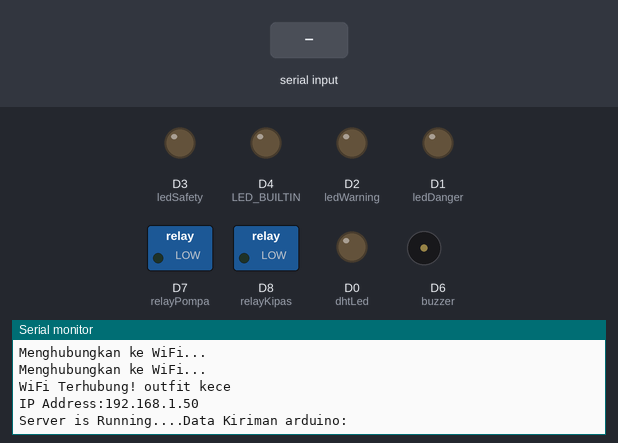
The sketch below on a simulated ESP8266 (NodeMCU). Shown: switched loads named in the sketch (green lamp = pin HIGH), output pins drawn as LEDs (lit = HIGH, except the on-board LED, lit = LOW), buzzer (waves = sounding, pin HIGH), the last lines printed to the serial monitor. The inputs (shaded band) are chosen by the test bench. WiFi joins after 1.5 s; servers stay silent unless stated.

Above: at 3.2 s.
3.3 s: "90,45,200\n" received over Serial
At 4.8 s:
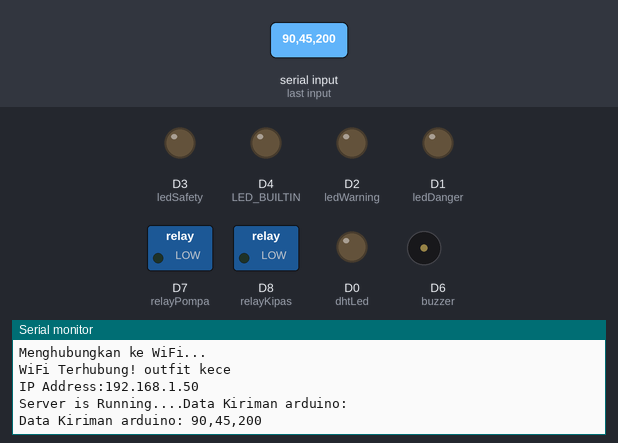
6.5 s: "90,45\n" received over Serial
At 7.2 s:
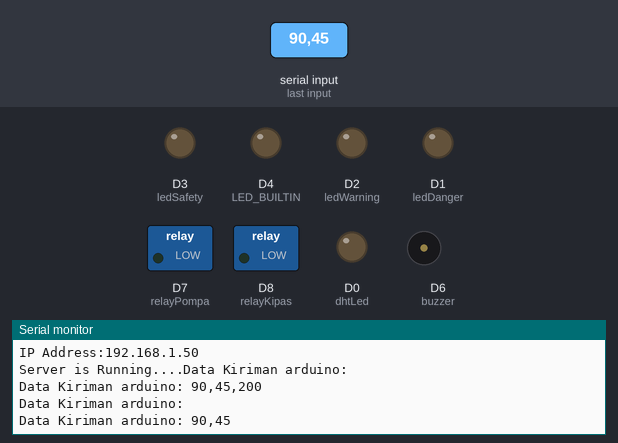

The sketch:

KODING-ESP-V0.ino
```cpp
#include <ESP8266WiFi.h>
#include <ESP8266WebServer.h>

// pin aktuator
const int relayPompa = D7;
const int relayKipas = D8;
const int buzzer = D6;
const int dhtLed = D0;
const int ledDanger = D1;
const int ledWarning = D2;
const int ledSafety = D3;

double batasDht = 28.0;
double batasCO = 2.9;
double batasCO2 = 600;

ESP8266WebServer server(80);

const char* ssid = "outfit kece";
const char* password = "123456789";

bool stateKipas = false;
bool statePompa = false;

void setup () {
  // Serial.begin(115200);
  Serial.begin(9600);

  pinMode(relayPompa, OUTPUT);
  pinMode(relayKipas, OUTPUT);
  pinMode(buzzer, OUTPUT);
  pinMode(dhtLed, OUTPUT);
  pinMode(ledDanger, OUTPUT);
  pinMode(ledWarning, OUTPUT);
  pinMode(ledSafety, OUTPUT);
  pinMode(LED_BUILTIN, OUTPUT);

  digitalWrite(relayPompa, LOW);
  digitalWrite(relayKipas, LOW);
  digitalWrite(buzzer, LOW);
  digitalWrite(dhtLed, LOW);
  digitalWrite(ledDanger, LOW);
  digitalWrite(ledWarning, LOW);
  digitalWrite(ledSafety, LOW);

  WiFi.begin(ssid, password);
    while (WiFi.status() != WL_CONNECTED) {
      digitalWrite(LED_BUILTIN, LOW);
      delay(1000);
      Serial.println("Menghubungkan ke WiFi...");
    }

  digitalWrite(LED_BUILTIN, HIGH);
  Serial.println("");
  Serial.print("WiFi Terhubung! ");
  Serial.println(ssid);
  Serial.print("IP Address:");
  Serial.println(WiFi.localIP());

  server.on("/kontrolPompa", HTTP_GET, getRelayPompa);
  server.on("/kontrolFan", HTTP_GET, getRelayKipas);


  server.on("/kontrolPompa", HTTP_POST, setRelayPompa);
  server.on("/kontrolFan", HTTP_POST, setRelayKipas);

  server.on("/sendDataArduino", HTTP_GET, kirimDataWeb);

  server.begin();
  Serial.print("Server is Running....");
}


// untuk memparsing data dari '_'
void split(String data, char delimiter, String parts[], int maxParts) {
  int currentIndex = 0;
  int startIndex = 0;

  for(int i = 0; i < data.length(); i++) {
    if(data[i] == delimiter) {
      if(currentIndex < maxParts) {
        parts[currentIndex] = data.substring(startIndex, i);
        currentIndex++;
        startIndex = i + 1;
      }
    }
  }

  if(currentIndex < maxParts) {
    parts[currentIndex] = data.substring(startIndex);
  }
}

void loop() {
  server.handleClient();
  String dataArduino = " ";

  while(Serial.available() > 0) {
    // Baca data dari arduino
    dataArduino += char(Serial.read());
  }

  Serial.print("Data Kiriman arduino: "); //data sek raw atau masih dalamm format 00_00_000\n
  dataArduino.trim();
  Serial.println(dataArduino);
  delay(500);

  if(dataArduino.length() > 0) {
    const int banyaknyaData = 3;
    String arrayParts[banyaknyaData];

    split(dataArduino, '_', arrayParts, banyaknyaData);

    float nilaiCO = arrayParts[0].toFloat();
    float nilaiCO2 = arrayParts[1].toFloat();
    float nilaiDHT = arrayParts[2].toFloat();

    // // Debug output
    // Serial.println("Nilai CO: " + String(nilaiCO));
    // Serial.println("Nilai CO2: " + String(nilaiCO2));
    // Serial.println("Nilai temperature: " + String(nilaiDHT));

    // KONTROL OTOMATIS (lededSafety Stand By)
    // if(nilaiDHT > batasDht && nilaiCO < batasCO && nilaiCO2 < batasCO2){
    //   digitalWrite(ledSafety, HIGH);
    // } else {
    //   digitalWrite(ledSafety, LOW);
    // }

    // if (nilaiDHT < batasDht) {
    //   digitalWrite(dhtLed, HIGH);
    // } else {
    //   digitalWrite(dhtLed, LOW);
    // }

    // if(nilaiCO > batasCO) {
    //   digitalWrite(relayKipas, HIGH);
    //   digitalWrite(ledDanger, HIGH);
    // } else {
    //   digitalWrite(relayKipas, LOW);
    //   digitalWrite(ledDanger, LOW);

    // }

    // if(nilaiCO2 > batasCO2) {
    //   digitalWrite(relayPompa, HIGH);
    //   digitalWrite(ledWarning, HIGH);
    // } else {
    //   digitalWrite(relayPompa, LOW);
    //   digitalWrite(ledWarning, LOW);
    // }

    // //buzzer emergency
    // if(nilaiCO > 5.00){
    //   digitalWrite(buzzer, HIGH);
    // } else {
    //   digitalWrite(buzzer, LOW);
    // }
  }
   delay(1000);

}

// void untuk kirim data ke web untuk monitoring
void kirimDataWeb() {
  String datas = Serial.readStringUntil('\n');
  server.sendHeader("Access-Control-Allow-Origin", "*");
  server.send(200, "text/plain", datas);
}

// Untuk Monitoring Sensor ke Halaman WEB
void getRelayKipas() {
  server.sendHeader("Access-Control-Allow-Origin", "*");
  server.send(200, "text/plain", stateKipas ? "NYALA" : "MATI");
}

void getRelayPompa() {
  server.sendHeader("Access-Control-Allow-Origin", "*");
  server.send(200, "text/plain", statePompa ? "NYALA" : "MATI");
}

void setRelayKipas() {
  stateKipas = !stateKipas;
  digitalWrite(relayKipas, stateKipas ? HIGH : LOW);
  server.sendHeader("Access-Control-Allow-Origin", "*");
  server.send(200, "text/plain", stateKipas ? "NYALA" : "MATI");
}

void setRelayPompa() {
  statePompa = !statePompa;
  digitalWrite(relayPompa, statePompa ? HIGH : LOW);
  server.sendHeader("Access-Control-Allow-Origin", "*");
  server.send(200, "text/plain", statePompa ? "NYALA" : "MATI");
}
```

Measured:
- after the input at 3.3 s, the serial monitor: prints a new line after 0.27 s (image 1)
- after the input at 6.5 s, the serial monitor: prints a new line after 0.07 s (image 2)
